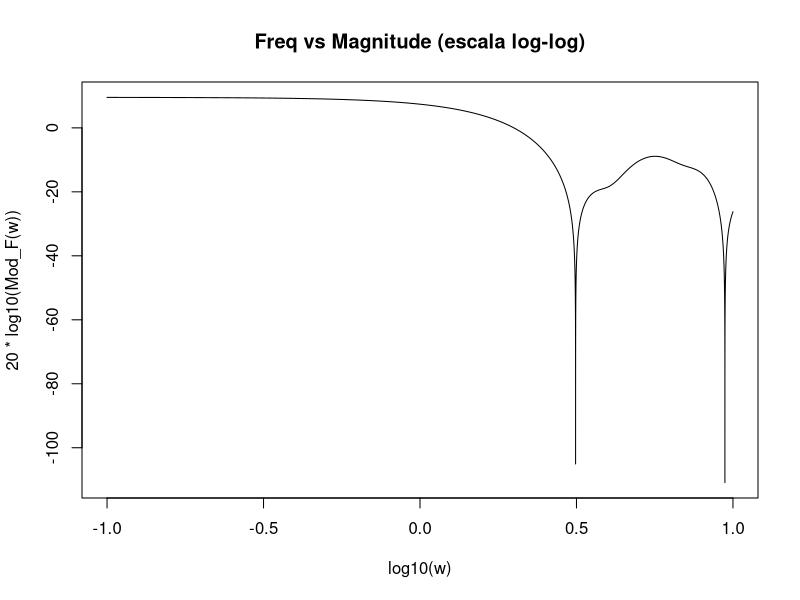
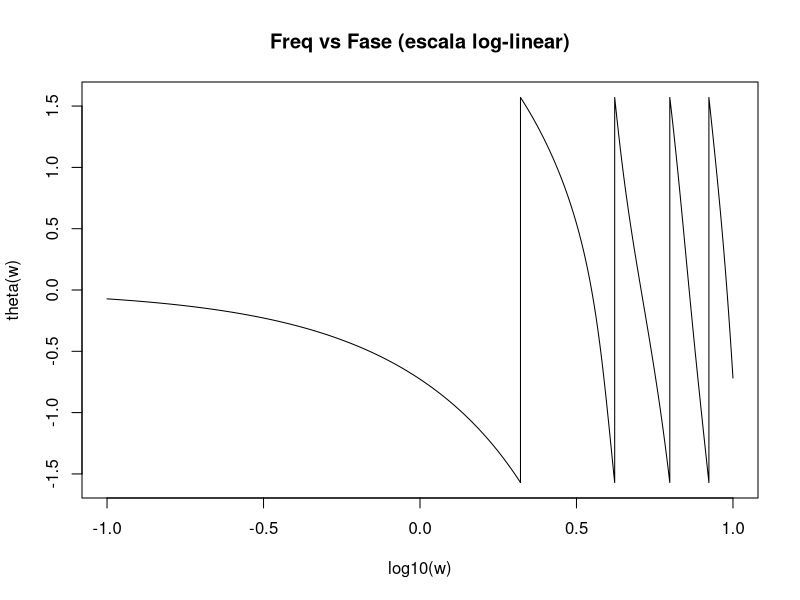
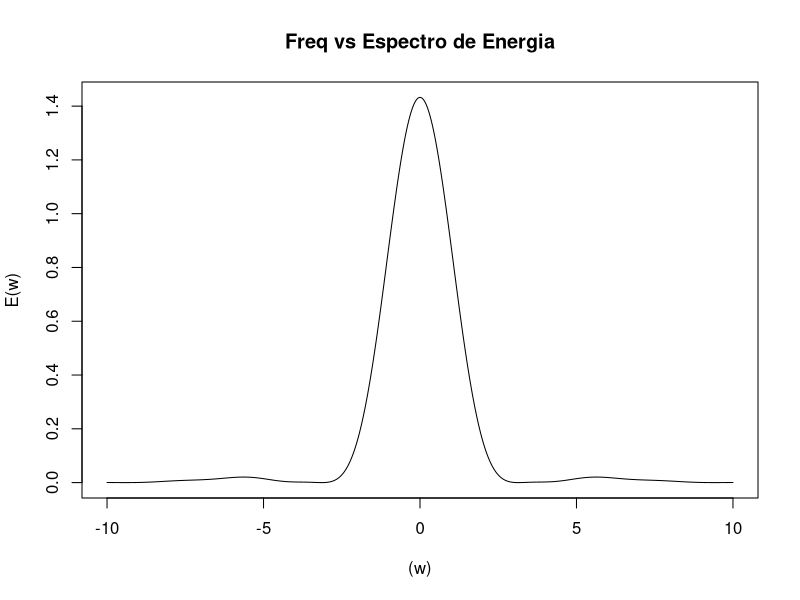

R code for these plots, in order:
## ---- chunk 1
knitr::opts_chunk$set(echo = TRUE)
## ---- chunk 2
A <- function(w) (sin(w) + sin(2*w))/w
B <- function(w) (cos(w) + cos(2*w) - (2/w)*sin(w))/w
Mod_F <- function(w) sqrt(A(w)^2 + B(w)^2)
theta <- function(w) atan(B(w)/A(w))
## ---- chunk 3
w <- seq(0.1, 10, l = 100000)
plot(log10(w), 20*log10(Mod_F(w)), type = "l", 
     main = "Freq vs Magnitude (escala log-log)")
## ---- chunk 4
plot(log10(w), theta(w), type = "l", 
     main = "Freq vs Fase (escala log-linear)")
## ---- chunk 5
w <- seq(-10, 10, l = 100000)
E <- function(w) (1/(2*pi)) * Mod_F(w)^2
plot(
  (w), E(w), type = "l", 
    main = "Freq vs Espectro de Energia"
)
## ---- chunk 6
safe_E <- function(w) {
  r <- E(w)
  ifelse(is.finite(r), r, 0)
}
integrate(safe_E, -500, 500)
